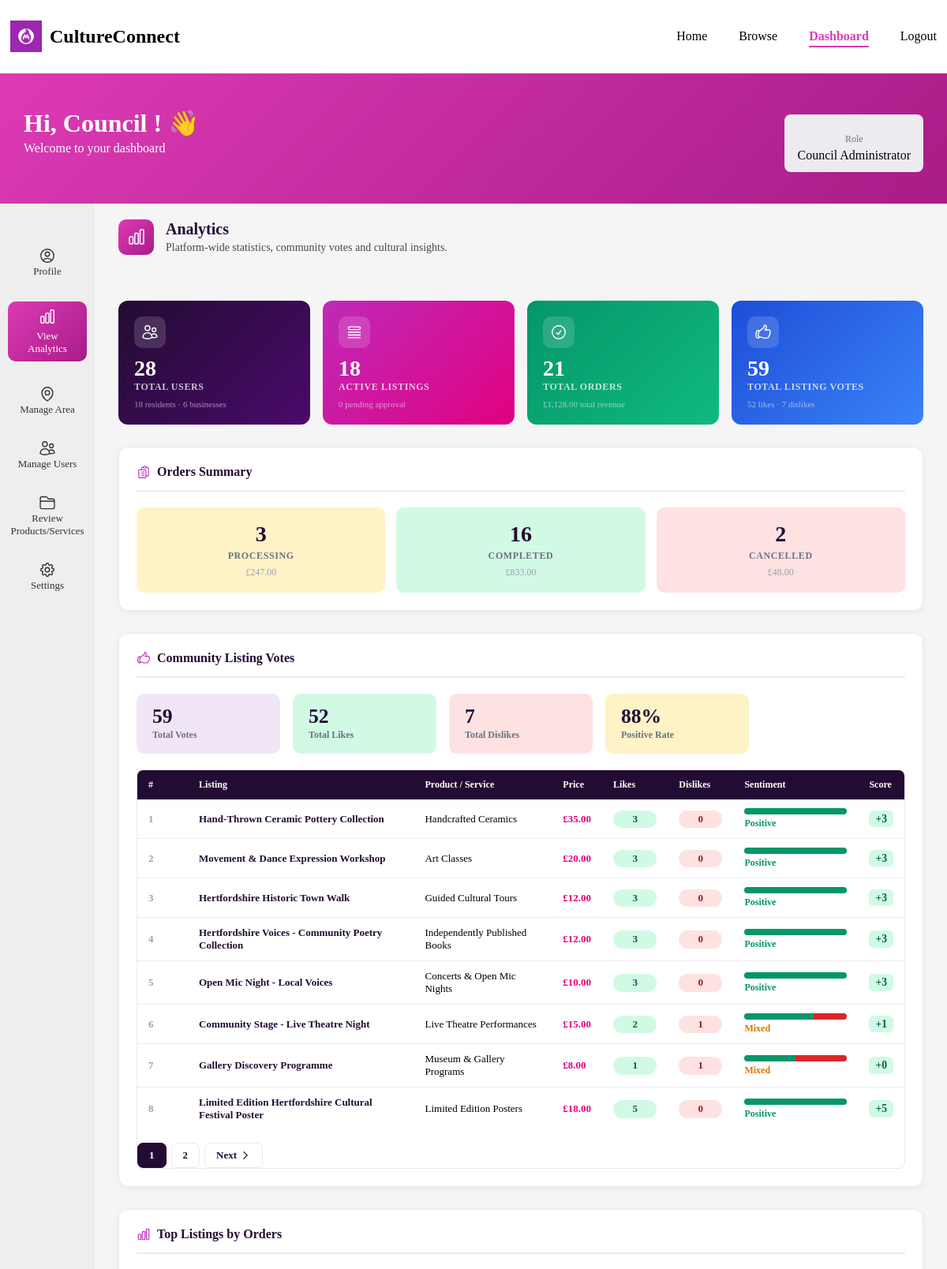
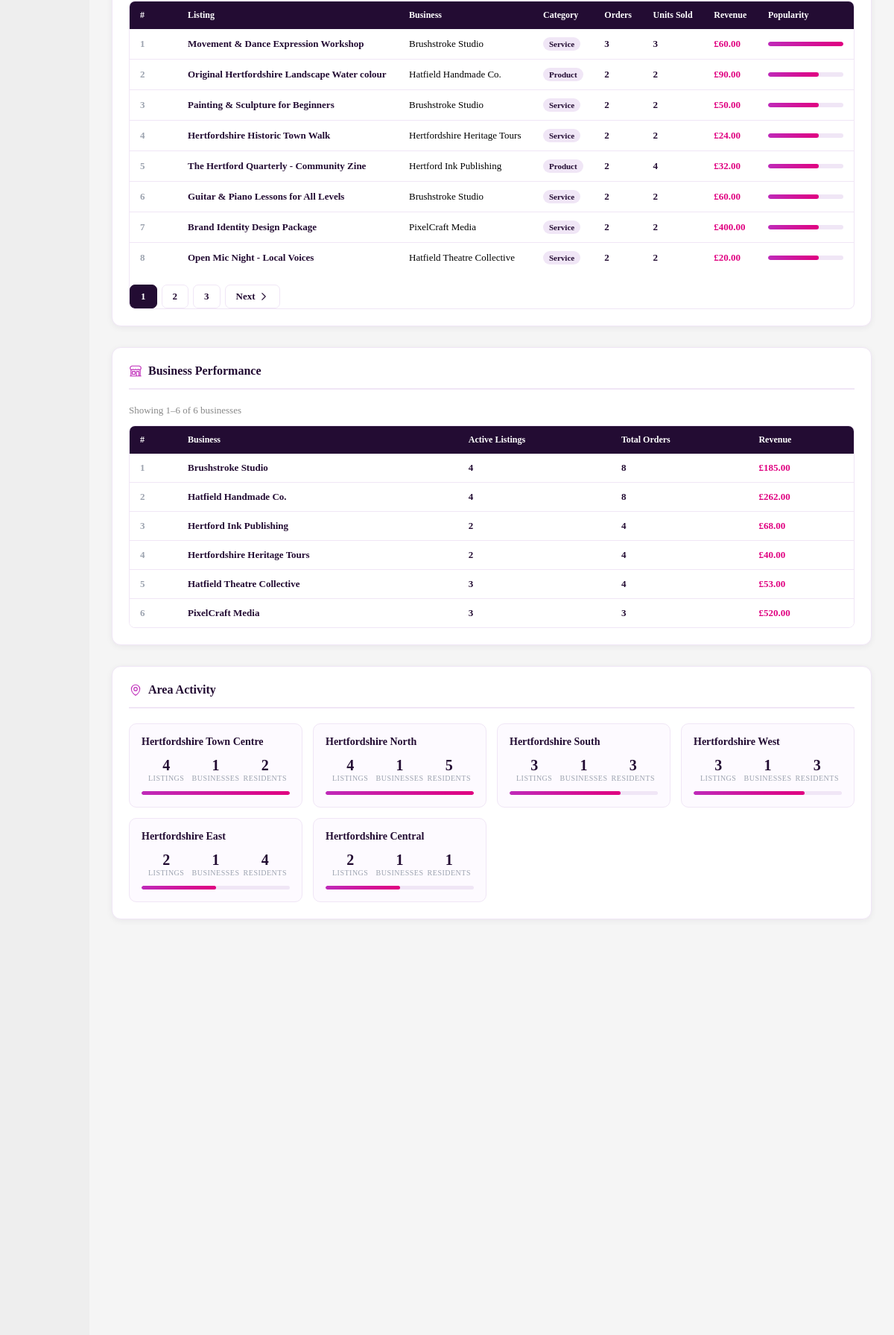
The app's page /frontend/pages/dashboard.php?page=analytics (signed in, upper part) with its own data (2 pictures, top to bottom).
### tables this page shows
CREATE TABLE `listings` (
  `listing_id` int(11) NOT NULL,
  `sme_id` int(11) NOT NULL,
  `title` varchar(150) NOT NULL,
  `caption` varchar(255) NOT NULL,
  `description` text NOT NULL,
  `price` decimal(10,2) NOT NULL,
  `status` enum('active','inactive','pending') DEFAULT 'pending',
  `created_at` timestamp NOT NULL DEFAULT current_timestamp(),
  `updated_at` timestamp NOT NULL DEFAULT current_timestamp() ON UPDATE current_timestamp(),
  `item_id` int(11) NOT NULL,
  `approved_by` int(11) DEFAULT NULL
);

CREATE TABLE `sme_profiles` (
  `sme_id` int(11) NOT NULL,
  `business_name` varchar(150) NOT NULL,
  `approval_status` enum('pending','approved','rejected') NOT NULL,
  `created_at` timestamp NOT NULL DEFAULT current_timestamp(),
  `area_id` int(11) NOT NULL,
  `description` text NOT NULL,
  `phone` varchar(20) NOT NULL,
  `user_id` int(11) NOT NULL,
  `subcategory_id` int(11) NOT NULL
);

### frontend/pages/analytics.php (the view, shortened to what the rows shown need)
<?php
$votes_r = mysqli_query($conn, "
    SELECT product_name, listing_title, price,
           total_likes, total_dislikes, ranking
    FROM resident_product_service_interest
    WHERE (total_likes + total_dislikes) > 0
    ORDER BY ranking DESC
");
$vote_rankings = [];
while ($row = mysqli_fetch_assoc($votes_r)) $vote_rankings[] = $row;
$top_listings_r = mysqli_query($conn, "
    SELECT l.listing_id, l.title, l.price,
           sp.business_name,
           pc.category_name,
           COUNT(oi.order_item_id)      AS order_count,
           SUM(oi.quantity)             AS units_sold,
           SUM(oi.price * oi.quantity)  AS revenue
    FROM listings l
    JOIN product_service ps                ON l.item_id         = ps.item_id
    JOIN product_service_subcategories pss ON ps.subcategory_id = pss.subcategory_id
    JOIN product_service_categories pc     ON pss.category_id   = pc.category_id
    JOIN sme_profiles sp                   ON l.sme_id          = sp.sme_id
    JOIN order_items oi                    ON l.listing_id       = oi.listing_id
    GROUP BY l.listing_id
    ORDER BY order_count DESC
");
$top_listings = [];
while ($row = mysqli_fetch_assoc($top_listings_r)) $top_listings[] = $row;
$top_per_page   = 8;
$top_page       = max(1, intval($_GET['top_page'] ?? 1));
$total_top      = count($top_listings);
$top_pages      = ceil($total_top / $top_per_page);
$top_page       = min($top_page, max(1, $top_pages));
$top_offset     = ($top_page - 1) * $top_per_page;
$paged_top      = array_slice($top_listings, $top_offset, $top_per_page);
$max_orders     = !empty($top_listings) ? $top_listings[0]['order_count'] : 1;
$sme_perf_r = mysqli_query($conn, "
    SELECT sp.business_name,
           COUNT(DISTINCT l.listing_id)     AS listing_count,
           COUNT(DISTINCT oi.order_item_id) AS order_count,
           SUM(oi.price * oi.quantity)      AS revenue
    FROM sme_profiles sp
    LEFT JOIN listings l     ON sp.sme_id     = l.sme_id AND l.status = 'active'
    LEFT JOIN order_items oi ON l.listing_id  = oi.listing_id
    WHERE sp.approval_status = 'approved'
    GROUP BY sp.sme_id
    ORDER BY order_count DESC
");
$sme_perf = [];
while ($row = mysqli_fetch_assoc($sme_perf_r)) $sme_perf[] = $row;
?>
<div class="an-page">
    <?php
        include '../components/section_header.php';
    ?>
    <div class="an-section">
        <h2 class="an-section-title">
            Orders Summary
        </h2>
    </div>
    <div class="an-section">
        <h2 class="an-section-title">
            Community Listing Votes
        </h2>
        <?php if (empty($vote_rankings)) : ?>
        <div class="an-empty">No votes have been cast on listings yet.</div>
        <?php else : ?>
        <div class="an-table-wrap">
            <table class="an-table">
                <thead>
                    <tr>
                        <th>#</th>
                        <th>Listing</th>
                        <th>Product / Service</th>
                        <th>Price</th>
                        <th>Likes</th>
                        <th>Dislikes</th>
                        <th>Sentiment</th>
                        <th>Score</th>
                    </tr>
                </thead>
            </table>
        </div>
        <?php endif; ?>
    </div>
    <div class="an-section">
        <h2 class="an-section-title">
            Top Listings by Orders
        </h2>
        <?php if (empty($top_listings)) : ?>
        <div class="an-empty">No orders placed yet.</div>
        <?php else : ?>
        <div class="an-table-wrap">
            <table class="an-table">
                <thead>
                    <tr>
                        <th>#</th>
                        <th>Listing</th>
                        <th>Business</th>
                        <th>Category</th>
                        <th>Orders</th>
                        <th>Units Sold</th>
                        <th>Revenue</th>
                        <th>Popularity</th>
                    </tr>
                </thead>
                <tbody>
                    <?php foreach ($paged_top as $i => $l) :
                        $pct = $max_orders > 0 ? round(($l['order_count'] / $max_orders) * 100) : 0;
                    ?>
                    <tr>
                        <td class="an-rank"><?= $top_offset + $i + 1 ?></td>
                        <td class="an-listing-title"><?= htmlspecialchars($l['title']) ?></td>
                        <td><?= htmlspecialchars($l['business_name']) ?></td>
                        <td><span class="an-cat-badge"><?= htmlspecialchars($l['category_name']) ?></span></td>
                        <td class="an-num"><?= $l['order_count'] ?></td>
                        <td class="an-num"><?= $l['units_sold'] ?></td>
                        <td class="an-revenue">£<?= number_format($l['revenue'], 2) ?></td>
                        <td class="an-bar-cell">
                            <div class="an-mini-bar-wrap">
                                <div class="an-mini-bar" style="width:<?= $pct ?>%"></div>
                            </div>
                        </td>
                    </tr>
                    <?php endforeach; ?>
                </tbody>
            </table>
        </div>
        <?php endif; ?>
    </div>
    <div class="an-section">
        <h2 class="an-section-title">
            Business Performance
        </h2>
        <?php if (empty($sme_perf)) : ?>
        <div class="an-empty">No business data available.</div>
        <?php else : ?>
        <div class="an-table-wrap">
            <table class="an-table">
                <thead>
                    <tr>
                        <th>#</th>
                        <th>Business</th>
                        <th>Active Listings</th>
                        <th>Total Orders</th>
                        <th>Revenue</th>
                    </tr>
                </thead>
            </table>
        </div>
        <?php endif; ?>
    </div>
    <div class="an-section">
        <h2 class="an-section-title">
            Area Activity
        </h2>
    </div>
</div>

### records on screen
listings: i "1", title "Movement & Dance Expression Workshop", sme.business_name "Brushstroke Studio", category_name "Service", order_count "3", units_sold "3", revenue "60.00", $pct 100 (drawn)
listings: i "2", title "Original Hertfordshire Landscape Water colour", sme.business_name "Hatfield Handmade Co.", category_name "Product", order_count "2", units_sold "2", revenue "90.00", $pct 67 (drawn)
listings: i "3", title "Painting & Sculpture for Beginners", sme.business_name "Brushstroke Studio", category_name "Service", order_count "2", units_sold "2", revenue "50.00", $pct 67 (drawn)
listings: i "4", title "Hertfordshire Historic Town Walk", sme.business_name "Hertfordshire Heritage Tours", category_name "Service", order_count "2", units_sold "2", revenue "24.00", $pct 67 (drawn)
listings: i "5", title "The Hertford Quarterly - Community Zine", sme.business_name "Hertford Ink Publishing", category_name "Product", order_count "2", units_sold "4", revenue "32.00", $pct 67 (drawn)
listings: i "6", title "Guitar & Piano Lessons for All Levels", sme.business_name "Brushstroke Studio", category_name "Service", order_count "2", units_sold "2", revenue "60.00", $pct 67 (drawn)
listings: i "7", title "Brand Identity Design Package", sme.business_name "PixelCraft Media", category_name "Service", order_count "2", units_sold "2", revenue "400.00", $pct 67 (drawn)
listings: i "8", title "Open Mic Night - Local Voices", sme.business_name "Hatfield Theatre Collective", category_name "Service", order_count "2", units_sold "2", revenue "20.00", $pct 67 (drawn)

### other values on screen
$_SESSION['first_name'] "Council"
$_SESSION['user_role'] "Council Administrator"
$title "Analytics"
$subtitle "Platform-wide statistics, community votes and cultural insights."
$total_users "28"
$total_residents "18"
$total_smes "6"
$active_listings "18"
$pending_listings "0"
$total_orders "21"
$total_revenue "1,128.00"
$total_lv "59"
$total_likes "52"
$total_dislikes "7"
$data['count'] "3"
